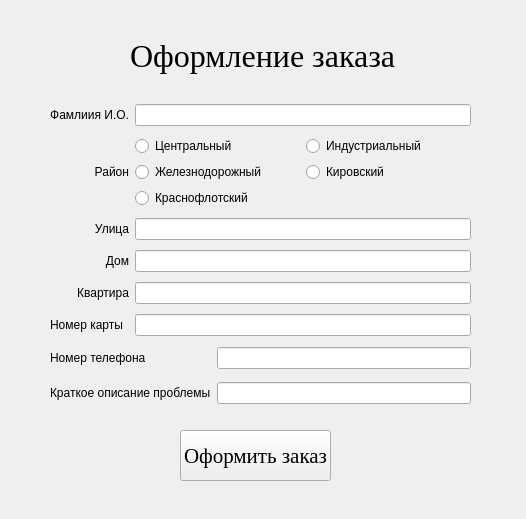
<?xml version="1.0" encoding="UTF-8"?>
<ui version="4.0">
 <class>fizfacewindow</class>
 <widget class="QWidget" name="fizfacewindow">
  <property name="geometry">
   <rect>
    <x>0</x>
    <y>0</y>
    <width>526</width>
    <height>519</height>
   </rect>
  </property>
  <property name="windowTitle">
   <string>Form</string>
  </property>
  <widget class="QLabel" name="label_7">
   <property name="geometry">
    <rect>
     <x>130</x>
     <y>30</y>
     <width>341</width>
     <height>51</height>
    </rect>
   </property>
   <property name="font">
    <font>
     <family>Times New Roman</family>
     <pointsize>24</pointsize>
    </font>
   </property>
   <property name="text">
    <string>Оформление заказа</string>
   </property>
  </widget>
  <widget class="QWidget" name="gridLayoutWidget_2">
   <property name="geometry">
    <rect>
     <x>50</x>
     <y>100</y>
     <width>421</width>
     <height>241</height>
    </rect>
   </property>
   <layout class="QGridLayout" name="gridLayout_2">
    <item row="4" column="1">
     <widget class="QLineEdit" name="lineEdit_4"/>
    </item>
    <item row="0" column="1">
     <widget class="QLineEdit" name="lineEdit"/>
    </item>
    <item row="0" column="0">
     <widget class="QLabel" name="label">
      <property name="text">
       <string>Фамлиия И.О.</string>
      </property>
      <property name="alignment">
       <set>Qt::AlignRight|Qt::AlignTrailing|Qt::AlignVCenter</set>
      </property>
     </widget>
    </item>
    <item row="3" column="1">
     <widget class="QLineEdit" name="lineEdit_6"/>
    </item>
    <item row="6" column="0">
     <widget class="QLabel" name="label_6">
      <property name="text">
       <string>Номер карты</string>
      </property>
     </widget>
    </item>
    <item row="5" column="1">
     <widget class="QLineEdit" name="lineEdit_5"/>
    </item>
    <item row="4" column="0">
     <widget class="QLabel" name="label_3">
      <property name="text">
       <string>Дом</string>
      </property>
      <property name="alignment">
       <set>Qt::AlignRight|Qt::AlignTrailing|Qt::AlignVCenter</set>
      </property>
     </widget>
    </item>
    <item row="5" column="0">
     <widget class="QLabel" name="label_4">
      <property name="text">
       <string>Квартира</string>
      </property>
      <property name="alignment">
       <set>Qt::AlignRight|Qt::AlignTrailing|Qt::AlignVCenter</set>
      </property>
     </widget>
    </item>
    <item row="6" column="1">
     <widget class="QLineEdit" name="lineEdit_2"/>
    </item>
    <item row="2" column="0">
     <widget class="QLabel" name="label_5">
      <property name="text">
       <string>Район</string>
      </property>
      <property name="alignment">
       <set>Qt::AlignRight|Qt::AlignTrailing|Qt::AlignVCenter</set>
      </property>
     </widget>
    </item>
    <item row="3" column="0">
     <widget class="QLabel" name="label_2">
      <property name="text">
       <string>Улица</string>
      </property>
      <property name="alignment">
       <set>Qt::AlignRight|Qt::AlignTrailing|Qt::AlignVCenter</set>
      </property>
     </widget>
    </item>
    <item row="2" column="1">
     <layout class="QGridLayout" name="gridLayout_5">
      <item row="0" column="0">
       <widget class="QRadioButton" name="radioButton">
        <property name="text">
         <string>Центральный</string>
        </property>
       </widget>
      </item>
      <item row="0" column="1">
       <widget class="QRadioButton" name="radioButton_2">
        <property name="text">
         <string>Индустриальный</string>
        </property>
       </widget>
      </item>
      <item row="1" column="0">
       <widget class="QRadioButton" name="radioButton_3">
        <property name="text">
         <string>Железнодорожный</string>
        </property>
       </widget>
      </item>
      <item row="1" column="1">
       <widget class="QRadioButton" name="radioButton_4">
        <property name="text">
         <string>Кировский</string>
        </property>
       </widget>
      </item>
      <item row="2" column="0">
       <widget class="QRadioButton" name="radioButton_5">
        <property name="text">
         <string>Краснофлотский</string>
        </property>
       </widget>
      </item>
     </layout>
    </item>
   </layout>
  </widget>
  <widget class="QWidget" name="gridLayoutWidget">
   <property name="geometry">
    <rect>
     <x>50</x>
     <y>340</y>
     <width>421</width>
     <height>71</height>
    </rect>
   </property>
   <layout class="QGridLayout" name="gridLayout">
    <item row="2" column="1">
     <widget class="QLineEdit" name="lineEdit_7"/>
    </item>
    <item row="1" column="0">
     <widget class="QLabel" name="label_9">
      <property name="text">
       <string>Номер телефона</string>
      </property>
     </widget>
    </item>
    <item row="2" column="0">
     <widget class="QLabel" name="label_8">
      <property name="text">
       <string>Краткое описание проблемы</string>
      </property>
     </widget>
    </item>
    <item row="1" column="1">
     <widget class="QLineEdit" name="lineEdit_8"/>
    </item>
   </layout>
  </widget>
  <widget class="QPushButton" name="fizorderPushButton">
   <property name="geometry">
    <rect>
     <x>180</x>
     <y>430</y>
     <width>151</width>
     <height>51</height>
    </rect>
   </property>
   <property name="font">
    <font>
     <family>Times New Roman</family>
     <pointsize>16</pointsize>
    </font>
   </property>
   <property name="text">
    <string>Оформить заказ</string>
   </property>
  </widget>
 </widget>
 <resources/>
 <connections>
  <connection>
   <sender>lineEdit_7</sender>
   <signal>returnPressed()</signal>
   <receiver>fizorderPushButton</receiver>
   <slot>click()</slot>
   <hints>
    <hint type="sourcelabel">
     <x>228</x>
     <y>397</y>
    </hint>
    <hint type="destinationlabel">
     <x>238</x>
     <y>450</y>
    </hint>
   </hints>
  </connection>
 </connections>
</ui>
